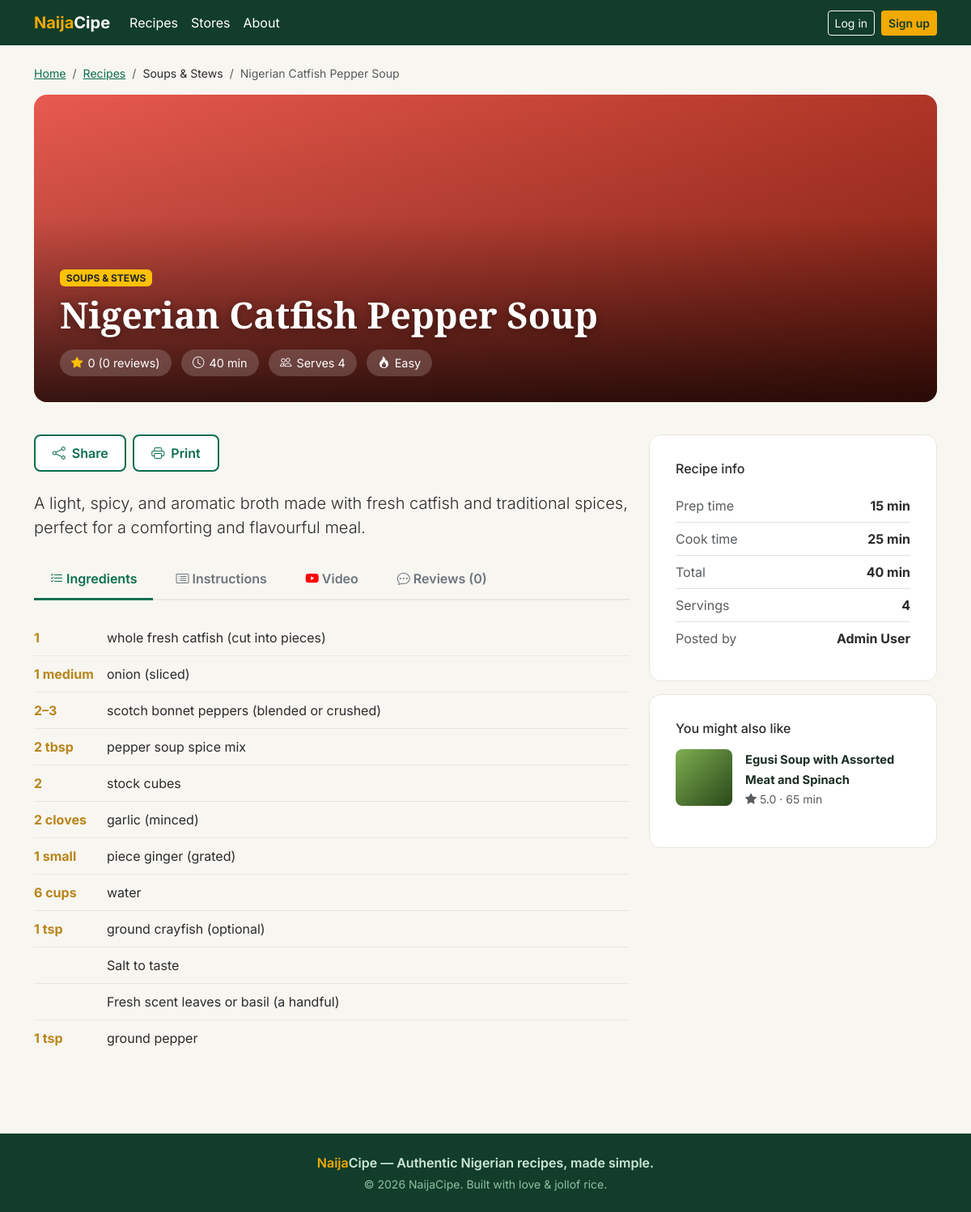
Page /recipes/nigerian-catfish-pepper-soup on the committed database.
### models.py (models this page shows, shortened)
class Recipe(db.Model):
    __tablename__ = 'recipes'
    id = db.Column(db.Integer, primary_key=True)
    title = db.Column(db.String(255), nullable=False)
    slug = db.Column(db.String(255), unique=True, nullable=False, index=True)
    category = db.Column(db.String(80))
    description = db.Column(db.Text)
    prep_time = db.Column(db.Integer)
    cook_time = db.Column(db.Integer)
    servings = db.Column(db.Integer)
    difficulty = db.Column(db.String(20))
    rating = db.Column(db.Float, default=0.0)
    review_count = db.Column(db.Integer, default=0)
    posted_by = db.Column(db.Integer, db.ForeignKey('users.id'))
    img_class = db.Column(db.String(50), default='img-egusi')
    cover_image = db.Column(db.String(500))
    youtube_url = db.Column(db.String(500))
    instructions = db.Column(db.Text)
    status = db.Column(db.String(20), default='published')
    created_at = db.Column(db.DateTime, default=datetime.utcnow)
    updated_at = db.Column(db.DateTime, default=datetime.utcnow, onupdate=datetime.utcnow)
    poster = db.relationship('User', foreign_keys=[posted_by])
    ingredients = db.relationship('RecipeIngredient', backref='recipe', lazy=True, cascade='all, delete-orphan')
    reviews = db.relationship('Review', backref='recipe', lazy=True, cascade='all, delete-orphan')
    favourites = db.relationship('Favourite', backref='recipe', lazy=True, cascade='all, delete-orphan')

class RecipeIngredient(db.Model):
    __tablename__ = 'recipe_ingredients'
    id = db.Column(db.Integer, primary_key=True)
    recipe_id = db.Column(db.Integer, db.ForeignKey('recipes.id'), nullable=False)
    quantity = db.Column(db.String(50))
    ingredient_name = db.Column(db.String(255))

class User(db.Model):
    __tablename__ = 'users'
    id = db.Column(db.Integer, primary_key=True)
    username = db.Column(db.String(80), unique=True, nullable=False, index=True)
    email = db.Column(db.String(120), unique=True, nullable=False, index=True)
    password = db.Column(db.String(255), nullable=False)
    full_name = db.Column(db.String(120))
    avatar_url = db.Column(db.String(500))
    created_at = db.Column(db.DateTime, default=datetime.utcnow)
    updated_at = db.Column(db.DateTime, default=datetime.utcnow, onupdate=datetime.utcnow)
    reviews = db.relationship('Review', backref='author', lazy=True, cascade='all, delete-orphan')
    favourites = db.relationship('Favourite', backref='user', lazy=True, cascade='all, delete-orphan')

### app.py (the view, shortened to what this page needs)
@app.route("/recipes/<slug>")
def recipe_detail(slug):
    db_recipe = Recipe.query.filter_by(slug=slug).first_or_404()
    review_form = ReviewForm()
    ingredient_list = [
        {"qty": ing.quantity or "", "name": ing.ingredient_name or ""}
        for ing in db_recipe.ingredients
    ]
    steps = [l.strip() for l in (db_recipe.instructions or "").splitlines() if l.strip()]
    instruction_list = [
        {"step_num": i + 1, "title": f"Step {i + 1}", "body": step}
        for i, step in enumerate(steps)
    ]
    review_list = [
        {
            "status": "approved",
            "rating": rv.rating,
            "body": rv.body,
            "created_at": rv.created_at,
            "user": {
                "full_name": rv.author.full_name or rv.author.username,
                "initial": (rv.author.full_name or rv.author.username)[0].upper(),
                "avatar_bg": None,
            },
        }
        for rv in db_recipe.reviews
    ]
    related_db = Recipe.query.filter(
        Recipe.category == db_recipe.category,
        Recipe.id != db_recipe.id,
        Recipe.status == 'published',
    ).limit(3).all()
    related = [
        {
            "slug": r.slug,
            "title": r.title,
            "img_class": r.img_class or "img-egusi",
            "avg_rating": round(r.rating or 0, 1),
            "total_time": (r.prep_time or 0) + (r.cook_time or 0),
        }
        for r in related_db
    ]
    poster_name = "Admin"
    if db_recipe.poster:
        poster_name = db_recipe.poster.full_name or db_recipe.poster.username
    recipe = types.SimpleNamespace(
        id=db_recipe.id,
        slug=db_recipe.slug,
        title=db_recipe.title,
        category=types.SimpleNamespace(name=db_recipe.category or ""),
        img_class=db_recipe.img_class or "img-egusi",
        avg_rating=round(db_recipe.rating or 0, 1),
        review_count=db_recipe.review_count or 0,
        total_time=(db_recipe.prep_time or 0) + (db_recipe.cook_time or 0),
        prep_time=db_recipe.prep_time or 0,
        cook_time=db_recipe.cook_time or 0,
        servings=db_recipe.servings or 0,
        difficulty=db_recipe.difficulty or "",
        description=db_recipe.description or "",
        posted_by=poster_name,
        youtube_url=db_recipe.youtube_url,
        ingredient_list=ingredient_list,
        instruction_list=instruction_list,
        review_list=review_list,
    )
    user_has_favourited = False
    user_has_reviewed = False
    return render_template(
        "screens/detail.html",
        recipe=recipe,
        user_has_favourited=user_has_favourited,
        user_has_reviewed=user_has_reviewed,
        review_form=review_form,
        related=related,
    )

### app.py (called while the page is built)
@app.context_processor
def inject_globals():
    current_user = None
    if session.get("logged_in") and session.get("user_id"):
        current_user = User.query.get(session.get("user_id"))
    return {
        "current_year": datetime.now().year,
        "app_name": "NaijaCipe",
        "is_logged_in": session.get("logged_in", False),
        "current_user": current_user,
    }

### templates/screens/detail.html (shortened to what this page needs)
{% extends "base.html" %}
{% from "partials/macros.html" import star_rating %}
{% block content %}
<div class="container py-4">
  <nav aria-label="breadcrumb" class="mb-3">
    <ol class="breadcrumb" style="font-size:.88rem;">
      <li class="breadcrumb-item">
        <a href="{{ url_for('landing') }}" style="color:var(--naija-green);">Home</a>
      </li>
      <li class="breadcrumb-item">
        <a href="{{ url_for('browse') }}" style="color:var(--naija-green);">Recipes</a>
      </li>
      <li class="breadcrumb-item">{{ recipe.category.name }}</li>
      <li class="breadcrumb-item active">{{ recipe.title }}</li>
    </ol>
  </nav>
  <div class="recipe-hero {{ recipe.img_class }}">
    <div>
      <span class="badge bg-warning text-dark mb-2">{{ recipe.category.name | upper }}</span>
      <h1>{{ recipe.title }}</h1>
      <div class="mt-3">
        <span class="meta-pill">
          <i class="bi bi-star-fill text-warning"></i>
          {{ recipe.avg_rating }} ({{ recipe.review_count }} reviews)
        </span>
        <span class="meta-pill"><i class="bi bi-clock"></i> {{ recipe.total_time }} min</span>
        <span class="meta-pill"><i class="bi bi-people"></i> Serves {{ recipe.servings }}</span>
        <span class="meta-pill"><i class="bi bi-fire"></i> {{ recipe.difficulty }}</span>
      </div>
    </div>
  </div>
  <div class="row g-4 mt-3">
    <div class="col-lg-8">
      <div class="d-flex flex-wrap gap-2 mb-4">
        <button class="btn btn-naija-outline">
          <i class="bi bi-share me-1"></i> Share
        </button>
        <button class="btn btn-naija-outline" onclick="window.print()">
          <i class="bi bi-printer me-1"></i> Print
        </button>
      </div>
      <p class="lead">{{ recipe.description }}</p>
      <ul class="nav nav-tabs nav-tabs-naija mt-4" id="recipeTabs" role="tablist">
        <li class="nav-item" role="presentation">
          <button class="nav-link active" data-bs-toggle="tab" data-bs-target="#tab-ingredients" type="button">
            <i class="bi bi-list-check"></i> Ingredients
          </button>
        </li>
        <li class="nav-item" role="presentation">
          <button class="nav-link" data-bs-toggle="tab" data-bs-target="#tab-instructions" type="button">
            <i class="bi bi-card-list"></i> Instructions
          </button>
        </li>
        <li class="nav-item" role="presentation">
          <button class="nav-link" data-bs-toggle="tab" data-bs-target="#tab-video" type="button">
            <i class="bi bi-youtube" style="color:#ff0000"></i> Video
          </button>
        </li>
        <li class="nav-item" role="presentation">
          <button class="nav-link {% if request.path.endswith('#tab-reviews') %}active{% endif %}"
                  data-bs-toggle="tab" data-bs-target="#tab-reviews" type="button">
            <i class="bi bi-chat-dots"></i> Reviews ({{ recipe.review_count }})
          </button>
        </li>
      </ul>
      <div class="tab-content py-4">
        <div class="tab-pane fade show active" id="tab-ingredients">
          {% for item in recipe.ingredient_list %}
          <div class="ingredient-item">
            <span class="ingredient-qty">{{ item.qty }}</span>
            <span>{{ item.name }}</span>
          </div>
          {% endfor %}
        </div>
      </div>
    </div>
    <div class="col-lg-4">
      <div class="form-wrap mb-3">
        <h6 class="mb-3">Recipe info</h6>
        <div class="d-flex justify-content-between py-2 border-bottom">
          <span class="text-muted">Prep time</span><strong>{{ recipe.prep_time }} min</strong>
        </div>
        <div class="d-flex justify-content-between py-2 border-bottom">
          <span class="text-muted">Cook time</span><strong>{{ recipe.cook_time }} min</strong>
        </div>
        <div class="d-flex justify-content-between py-2 border-bottom">
          <span class="text-muted">Total</span><strong>{{ recipe.total_time }} min</strong>
        </div>
        <div class="d-flex justify-content-between py-2 border-bottom">
          <span class="text-muted">Servings</span><strong>{{ recipe.servings }}</strong>
        </div>
        <div class="d-flex justify-content-between py-2">
          <span class="text-muted">Posted by</span><strong>{{ recipe.posted_by }}</strong>
        </div>
      </div>
      <div class="form-wrap">
        <h6 class="mb-3">You might also like</h6>
        {% for rel in related %}
        <a href="{{ url_for('recipe_detail', slug=rel.slug) }}" class="d-flex gap-3 mb-3 text-decoration-none">
          <div class="img-placeholder {{ rel.img_class }}"
               style="width:70px; height:70px; border-radius:8px; flex-shrink:0; padding:0;"></div>
          <div>
            <strong style="font-size:.92rem; color: var(--naija-dark);">{{ rel.title }}</strong><br>
            <small class="text-muted stars">
              <i class="bi bi-star-fill"></i> {{ rel.avg_rating }} · {{ rel.total_time }} min
            </small>
          </div>
        </a>
        {% else %}
        <p class="text-muted small">No related recipes found.</p>
        {% endfor %}
      </div>
    </div>
  </div>
</div>
{% endblock %}

### static/css/main.css (style rules this page uses)
body, main, .auth-wrap { pointer-events: auto !important; filter: none !important; }
:root { --naija-green: #0b6e4f; --naija-green-dark: #075238; --naija-green-light: #1c8e6a; --naija-gold: #e3a71c; --naija-gold-dark: #b8851a; --naija-cream: #fff8e7; --naija-red: #d64545; --naija-dark: #1a2e22; --naija-charcoal: #2b2b2b; --naija-gray-100: #f8f6f1; --naija-gray-200: #eae6dd; }
* { scroll-behavior: smooth; }
body { font-family: "Inter", system-ui, -apple-system, sans-serif; background: var(--naija-gray-100); color: var(--naija-charcoal); }
.display-font, h1, h2, h3, .brand-logo { font-family: "Playfair Display", Georgia, serif; }
.btn-naija-outline { background: #fff; color: var(--naija-green); border: 2px solid var(--naija-green); font-weight: 600; padding: 0.55rem 1.3rem; border-radius: 8px; transition: all 0.15s; }
.stars { color: var(--naija-gold); }
.img-placeholder { position: relative; }
.img-placeholder::after { content: attr(data-label); position: absolute; bottom: 12px; left: 14px; color: #fff; font-weight: 700; font-size: 1.15rem; text-shadow: 0 2px 6px rgba(0, 0, 0, 0.6); font-family: "Playfair Display", serif; }
.img-egusi { background: linear-gradient(135deg, #7fae4f, #4a7030 60%, #2b4a18 100%); }
.img-pepper { background: linear-gradient(135deg, #e85a4f, #9c2919 100%); }
.recipe-hero { height: 380px; border-radius: 16px; position: relative; display: flex; align-items: flex-end; padding: 2rem; color: #fff; overflow: hidden; }
.recipe-hero::before { content: ""; position: absolute; inset: 0; background: linear-gradient( to top, rgba(0, 0, 0, 0.75) 0%, rgba(0, 0, 0, 0.1) 60%, transparent 100% ); }
.recipe-hero > div { position: relative; z-index: 2; }
.recipe-hero h1 { font-size: 2.8rem; font-weight: 800; margin: 0; text-shadow: 0 2px 12px rgba(0, 0, 0, 0.4); }
.meta-pill { display: inline-flex; align-items: center; gap: 6px; background: rgba(255, 255, 255, 0.18); backdrop-filter: blur(8px); padding: 6px 14px; border-radius: 20px; font-size: 0.9rem; margin-right: 8px; color: #fff; }
.nav-tabs-naija { border-bottom: 2px solid var(--naija-gray-200); gap: 8px; }
.nav-tabs-naija .nav-link { border: none; color: #6c757d; font-weight: 600; padding: 12px 20px; border-bottom: 3px solid transparent; margin-bottom: -2px; background: transparent; }
.nav-tabs-naija .nav-link.active { background: transparent; color: var(--naija-green); border-bottom-color: var(--naija-green); }
.ingredient-item { display: flex; align-items: center; padding: 10px 0; border-bottom: 1px solid var(--naija-gray-200); }
.ingredient-item:last-child { border-bottom: none; }
.ingredient-qty { color: var(--naija-gold-dark); font-weight: 700; min-width: 90px; }
.form-wrap { background: #fff; border-radius: 14px; padding: 2rem; border: 1px solid var(--naija-gray-200); }

### rows in the picture
Recipe: category.name "Soups & Stews", title "Nigerian Catfish Pepper Soup", category.name "SOUPS & STEWS", difficulty "Easy", description "A light, spicy, and aromatic broth made with fresh catfish and traditional spices, perfect for a comforting and flavourful meal."
RecipeIngredient: qty "1", name "whole fresh catfish (cut into pieces)"
RecipeIngredient: qty "1 medium", name "onion (sliced)"
RecipeIngredient: qty "2–3", name "scotch bonnet peppers (blended or crushed)"
RecipeIngredient: qty "2 tbsp", name "pepper soup spice mix"
RecipeIngredient: qty "2", name "stock cubes"
RecipeIngredient: qty "2 cloves", name "garlic (minced)"
RecipeIngredient: qty "1 small", name "piece ginger (grated)"
RecipeIngredient: qty "6 cups", name "water"
RecipeIngredient: qty "1 tsp", name "ground crayfish (optional)"
RecipeIngredient: name "Salt to taste"
RecipeIngredient: name "Fresh scent leaves or basil (a handful)"
RecipeIngredient: qty "1 tsp", name "ground pepper"
User: posted_by "Admin User"
Recipe: title "Egusi Soup with Assorted Meat and Spinach", avg_rating "5.0", total_time "65"

### other values in the picture
{{ recipe.avg_rating }} "0"
{{ recipe.review_count }} "0"
{{ recipe.total_time }} "40"
{{ recipe.servings }} "4"
{{ recipe.prep_time }} "15"
{{ recipe.cook_time }} "25"
{{ now.year if now is defined else 2026 }} "2026"
